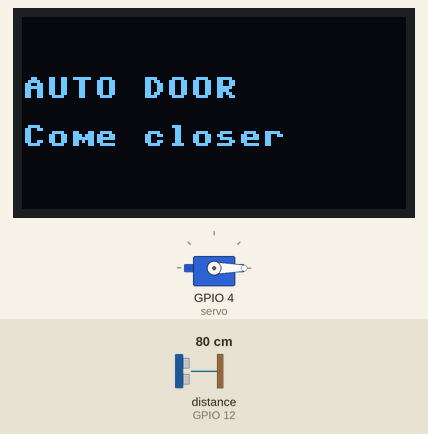
Bench run of a program on a simulated ESP32 board running MicroPython. On the bench: servo, 128×64 one-colour display. Inputs (shaded band) come from the test bench; at power-on: distance to the obstacle (sensor on GPIO 12) 80 cm. The echo pulse lasts 58.3 µs per cm; servo angles are drawn from the pulse width (0.5 ms = 0°, 2.5 ms = 180°).

Above: at 3.2 s.
3.3 s: distance to the obstacle (sensor on GPIO 12) set to 17 cm
4.8 s: distance to the obstacle (sensor on GPIO 12) set to 13 cm
At 5.5 s:
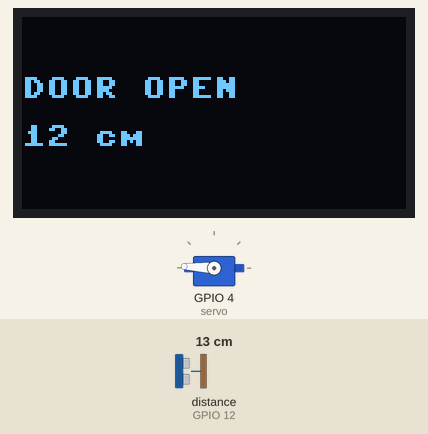
6.6 s: distance to the obstacle (sensor on GPIO 12) set to 18 cm
At 8.6 s:
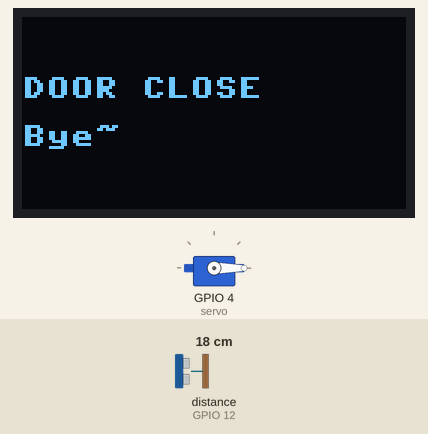
Timing chart, 0 to 10.1 s (numbered marks = the images above; inputs shaded):
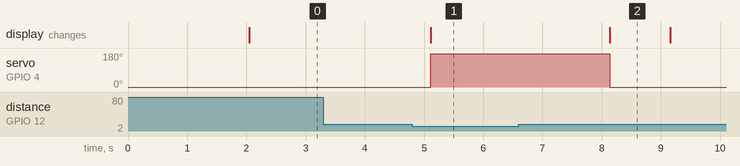

The program:

step3_auto_door.py
```python
from machine import Pin, PWM, SoftI2C     # 화면을 쓰려고 SoftI2C 추가
import ssd1306                            # OLED 설명서 펼치기
import time

trig = Pin(13, Pin.OUT)                   # 초음파를 쏘는 핀
echo = Pin(12, Pin.IN)                    # 메아리를 듣는 핀

servo = PWM(Pin(4))                       # 문이 될 서보
servo.freq(50)                            # 서보는 50Hz
servo.duty_u16(1638)                      # 처음엔 문 닫기

i2c = SoftI2C(scl=Pin(22), sda=Pin(21))   # 화면이 쓸 두 선 정하기
oled = ssd1306.SSD1306_I2C(128, 64, i2c)  # 128x64 화면 준비


def get_distance():                       # 거리를 재는 함수
    trig.value(1)                         # 초음파 쏘기
    time.sleep_us(10)                     # 10마이크로초만
    trig.value(0)                         # 그만 쏘기
    while not echo.value():               # 신호 시작까지 기다리기
        pass
    start = time.ticks_us()               # 시작 시간
    while echo.value():                   # 메아리 올 때까지
        pass
    stop = time.ticks_us()                # 돌아온 시간
    t = time.ticks_diff(stop, start) // 2  # 가는 시간만
    return int(340 * t // 10000)          # cm 로 바꿔 알려 주기


def show(a, b):                           # 두 줄을 화면에 띄우는 함수
    oled.fill(0)                          # 화면 지우기
    oled.text(a, 0, 20)                   # 첫 줄 적어 두기
    oled.text(b, 0, 36)                   # 둘째 줄 적어 두기
    oled.show()                           # 화면에 나타내기


time.sleep(2)                             # 센서 준비 2초
show("AUTO DOOR", "Come closer")          # 대기 화면

while True:
    d = get_distance()                    # 거리 재기
    if d < 15:                            # 15cm 안으로 들어오면
        show("DOOR OPEN", str(d) + " cm")  # 열렸다고 화면에 알리고
        servo.duty_u16(8100)              # 문 열기
        time.sleep(3)                     # 3초 열어 두기
        show("DOOR CLOSE", "Bye~")        # 닫힌다고 화면에 알리고
        servo.duty_u16(1638)              # 문 닫기
        time.sleep(1)                     # 1초 쉬고
        show("AUTO DOOR", "Come closer")  # 다시 대기 화면
    time.sleep_ms(300)                    # 0.3초마다 다시 재기
```

Measured:
- the behaviour switches between 16 and 15 cm on distance to the obstacle (sensor on GPIO 12) (found by bisection; images 0 and 1)
- after the input at 3.3 s, every drawn part: stays the same
- after the input at 4.8 s, servo on GPIO 4 (servo): 0° → 177° after 0.31 s; the display: changes after 0.31 s (image 1)
- after the input at 6.6 s, servo on GPIO 4 (servo): goes on until 8.1 s, then stays 0°
